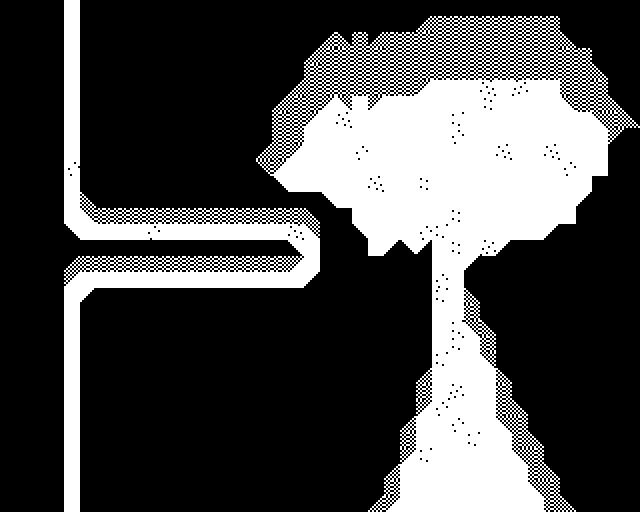

This game map was drawn from its Tiled (.tmx) file and the tilesets committed beside it. A one-line description and the full map source follow:
An orthogonal 40x32 tile map with 16x16 px tiles, 2 tile layers (background, blocked) and 3 objects (player, door, return).

<map version="1.0" tiledversion="1.1.5" orientation="orthogonal" renderorder="right-down" width="40" height="32" tilewidth="16" tileheight="16" infinite="0" nextobjectid="10">
 <tileset firstgid="1" name="map_tileset" tilewidth="16" tileheight="16" tilecount="180" columns="20">
  <image source="../images/tileset3s.png" width="320" height="144" />
 </tileset>
 <layer name="background" width="40" height="32">
  <properties>
   <property name="tileset" value="map_tileset" />
  </properties>
  <data encoding="csv">
1,1,1,1,1,1,1,1,1,1,1,1,1,1,1,1,1,1,1,1,1,1,1,1,1,1,1,1,1,1,1,1,1,1,1,1,1,1,1,1,
1,1,1,1,1,1,1,1,1,1,1,1,1,1,1,139,1,1,1,1,136,1,1,1,1,1,1,1,139,1,1,1,1,1,1,1,1,1,137,1,
1,1,1,1,1,1,1,1,1,139,1,1,1,1,1,1,1,1,1,1,1,1,1,1,1,1,137,1,1,1,1,1,1,1,1,1,1,1,1,1,
1,1,1,1,1,1,1,1,1,1,1,1,1,1,1,1,141,1,1,1,1,1,1,1,1,1,1,1,1,1,1,1,1,1,141,1,1,1,141,1,
1,1,1,1,1,1,1,1,1,1,1,1,1,1,1,1,1,1,1,1,1,1,1,1,1,1,1,1,1,1,1,1,1,1,1,1,1,1,1,1,
1,1,1,1,1,1,1,1,1,1,1,1,1,140,1,1,1,1,136,1,1,1,1,141,1,1,1,1,1,1,139,1,138,1,1,22,1,1,1,1,
1,1,1,1,1,1,138,1,1,1,1,137,1,1,1,1,1,1,1,1,1,140,1,1,1,1,1,1,1,1,140,1,1,1,1,9,1,1,137,1,
1,1,1,1,1,1,1,1,1,139,1,1,1,1,1,1,1,1,1,1,1,139,1,1,1,1,1,1,137,1,1,1,1,1,1,1,1,1,1,1,
1,1,1,1,1,1,1,1,1,1,1,1,1,1,1,1,1,1,1,140,1,1,1,1,1,1,1,1,136,1,1,1,1,1,1,1,1,1,1,1,
1,1,1,1,1,1,1,1,1,1,1,1,1,1,1,1,1,1,1,1,1,1,136,1,1,1,1,1,1,1,1,139,1,1,139,1,1,1,1,1,
1,1,1,1,136,1,1,1,137,1,1,1,1,1,138,1,1,1,1,1,1,1,1,1,1,1,1,1,1,1,1,1,1,1,1,136,1,1,1,1,
1,1,1,1,1,1,1,1,1,1,1,1,1,1,1,1,1,1,1,1,1,1,1,139,1,1,140,1,1,1,1,1,1,1,1,1,1,1,1,1,
1,1,1,1,1,1,1,139,1,1,1,1,1,1,1,1,1,1,136,1,1,1,1,1,1,1,1,1,1,1,1,1,1,1,1,1,1,1,1,1,
1,1,1,1,1,9,22,22,22,22,22,22,22,22,22,22,22,22,22,17,1,1,1,1,1,1,1,1,140,1,1,1,1,1,1,1,1,1,140,1,
1,1,1,1,1,1,1,1,1,136,1,1,1,1,1,1,1,1,139,9,1,1,1,1,1,1,136,137,1,1,1,1,1,1,1,1,141,1,136,1,
1,1,1,1,1,1,1,137,1,1,1,1,1,1,1,1,1,1,1,1,1,1,1,1,1,1,1,1,140,1,138,1,1,139,1,1,1,1,137,1,
1,1,1,1,16,22,22,22,22,22,22,22,22,22,22,22,22,22,4,1,1,1,1,1,1,1,1,1,1,1,1,1,1,1,1,1,139,141,138,1,
1,1,1,1,8,1,1,1,1,1,1,1,1,1,1,1,1,1,1,1,139,1,1,139,1,1,1,136,1,1,1,1,141,1,137,1,139,1,137,1,
1,1,1,1,1,15,1,1,1,1,139,1,1,1,1,1,138,1,1,1,1,1,1,1,1,1,1,137,1,1,1,1,1,1,1,1,138,1,136,1,
1,1,1,1,1,1,137,1,1,1,1,1,1,1,1,1,1,1,1,1,1,1,1,1,140,1,1,1,1,1,1,1,1,1,1,136,137,1,140,1,
1,1,1,1,1,1,1,1,1,1,1,1,1,1,1,1,1,1,136,1,1,1,1,1,1,1,140,1,137,1,1,1,1,1,1,1,1,1,1,1,
1,1,1,1,1,1,1,1,1,1,1,1,1,1,1,1,1,1,140,1,1,1,1,1,1,1,1,1,137,1,1,1,1,1,1,1,1,1,1,1,
1,1,1,1,1,1,1,138,1,1,1,1,1,1,1,1,1,1,1,1,1,1,1,1,1,1,1,137,1,1,1,1,1,1,1,1,1,1,1,1,
1,1,1,1,1,1,1,1,1,1,1,1,136,1,140,1,1,1,1,1,1,1,1,1,1,1,138,1,1,1,1,1,1,1,141,1,1,1,1,1,
1,1,1,1,1,1,1,1,1,1,1,1,1,1,1,1,139,1,1,1,1,136,1,1,139,1,1,1,138,1,1,1,140,1,1,1,139,1,1,1,
1,1,1,1,1,1,1,1,1,1,1,1,1,1,1,1,1,1,1,1,1,1,1,1,1,1,1,136,1,1,1,1,1,1,1,1,1,1,1,1,
1,1,1,1,1,1,139,1,1,1,1,1,1,1,1,1,1,1,1,1,1,1,1,1,1,1,1,1,136,1,1,1,1,1,1,1,1,1,1,1,
1,1,1,1,1,1,1,1,1,1,1,1,1,1,1,1,1,1,1,1,1,1,140,1,1,1,1,1,1,137,1,1,1,1,1,1,1,1,136,1,
1,1,1,1,1,1,1,1,139,1,137,1,1,1,139,1,1,1,1,1,1,1,1,1,1,1,137,1,1,1,1,1,1,1,138,1,1,1,1,1,
1,1,1,1,1,1,139,1,1,1,1,1,1,1,1,1,1,1,1,1,1,1,1,1,1,1,1,1,1,1,1,1,1,1,1,1,1,1,1,1,
1,1,1,1,1,1,1,1,138,1,1,1,136,1,1,1,1,1,1,139,1,138,1,1,1,1,1,1,1,1,1,1,1,1,1,1,1,1,1,1,
1,1,1,1,1,1,1,1,1,1,1,1,1,1,1,1,1,1,1,1,1,1,1,1,1,1,1,1,1,1,1,1,1,1,1,1,1,1,1,1
</data>
 </layer>
 <layer name="blocked" width="40" height="32">
  <properties>
   <property name="collision" type="bool" value="true" />
   <property name="tileset" value="map_tileset" />
  </properties>
  <data encoding="csv">
2,2,2,2,0,2,2,2,2,2,2,2,2,2,2,2,2,2,2,2,2,2,2,2,2,2,2,2,2,2,2,2,2,2,2,2,2,2,2,2,
2,2,2,2,0,2,2,2,2,2,2,2,2,2,2,2,2,2,2,2,2,2,2,2,2,2,16,22,22,22,22,22,22,22,22,2,2,2,2,2,
2,2,2,2,0,2,2,2,2,2,2,2,2,2,2,2,2,2,2,2,16,17,22,16,22,22,22,22,22,22,22,22,22,22,22,17,2,2,2,2,
2,2,2,2,0,2,2,2,2,2,2,2,2,2,2,2,2,2,2,16,22,22,22,22,22,22,22,22,22,22,22,22,22,22,22,22,22,2,2,2,
2,2,2,2,0,2,2,2,2,2,2,2,2,2,2,2,2,2,2,22,22,22,22,22,22,22,22,22,22,22,22,22,22,22,22,22,22,17,2,2,
2,2,2,2,0,2,2,2,2,2,2,2,2,2,2,2,2,2,16,22,22,22,22,22,22,22,8,0,0,0,0,0,0,0,0,22,22,22,2,2,
2,2,2,2,0,2,2,2,2,2,2,2,2,2,2,2,2,16,22,22,8,9,1,8,1,1,0,0,0,0,0,0,0,0,0,0,22,22,17,2,
2,2,2,2,0,2,2,2,2,2,2,2,2,2,2,2,2,22,22,8,0,0,0,0,0,0,0,0,0,0,0,0,0,0,0,0,0,5,22,17,
2,2,2,2,0,2,2,2,2,2,2,2,2,2,2,2,2,22,22,1,0,0,0,0,0,0,0,0,0,0,0,0,0,0,0,0,0,0,19,2,
2,2,2,2,0,2,2,2,2,2,2,2,2,2,2,2,16,22,8,0,0,0,0,0,0,0,0,0,0,0,0,0,0,0,0,0,0,0,2,2,
2,2,2,2,0,2,2,2,2,2,2,2,2,2,2,2,18,8,0,0,0,0,0,0,0,0,0,0,0,0,0,0,0,0,0,0,0,0,2,2,
2,2,2,2,0,2,2,2,2,2,2,2,2,2,2,2,2,14,0,0,0,0,0,0,0,0,0,0,0,0,0,0,0,0,0,0,0,2,2,2,
2,2,2,2,0,17,2,2,2,2,2,2,2,2,2,2,2,2,2,2,14,0,0,0,0,0,0,0,0,0,0,0,0,0,0,0,15,2,2,2,
2,2,2,2,0,0,0,0,0,0,0,0,0,0,0,0,0,0,0,0,2,2,0,0,0,0,0,0,0,0,0,0,0,0,0,0,2,2,2,2,
2,2,2,2,14,0,0,0,0,0,0,0,0,0,0,0,0,0,0,0,2,2,14,0,0,0,0,0,0,0,0,0,0,0,15,2,2,2,2,2,
2,2,2,2,2,2,2,2,2,2,2,2,2,2,2,2,2,2,145,0,2,2,2,0,15,14,15,0,0,0,0,15,2,2,2,2,2,2,2,2,
2,2,2,2,0,0,0,0,0,0,0,0,0,0,0,0,0,0,0,0,2,2,2,2,2,2,2,0,0,15,2,2,2,2,2,2,2,2,2,2,
2,2,2,2,0,0,0,0,0,0,0,0,0,0,0,0,0,0,0,15,2,2,2,2,2,2,2,0,0,2,2,2,2,2,2,2,2,2,2,2,
2,2,2,2,0,15,2,2,2,2,2,2,2,2,2,2,2,2,2,2,2,2,2,2,2,2,2,0,0,17,2,2,2,2,2,2,2,2,2,2,
2,2,2,2,0,2,2,2,2,2,2,2,2,2,2,2,2,2,2,2,2,2,2,2,2,2,2,0,0,22,2,2,2,2,2,2,2,2,2,2,
2,2,2,2,0,2,2,2,2,2,2,2,2,2,2,2,2,2,2,2,2,2,2,2,2,2,2,0,0,5,17,2,2,2,2,2,2,2,2,2,
2,2,2,2,0,2,2,2,2,2,2,2,2,2,2,2,2,2,2,2,2,2,2,2,2,2,2,0,0,0,22,2,2,2,2,2,2,2,2,2,
2,2,2,2,0,2,2,2,2,2,2,2,2,2,2,2,2,2,2,2,2,2,2,2,2,2,2,0,0,0,5,2,2,2,2,2,2,2,2,2,
2,2,2,2,0,2,2,2,2,2,2,2,2,2,2,2,2,2,2,2,2,2,2,2,2,2,16,0,0,0,0,17,2,2,2,2,2,2,2,2,
2,2,2,2,0,2,2,2,2,2,2,2,2,2,2,2,2,2,2,2,2,2,2,2,2,2,22,0,0,0,0,22,2,2,2,2,2,2,2,2,
2,2,2,2,0,2,2,2,2,2,2,2,2,2,2,2,2,2,2,2,2,2,2,2,2,2,4,0,0,0,0,22,17,2,2,2,2,2,2,2,
2,2,2,2,0,2,2,2,2,2,2,2,2,2,2,2,2,2,2,2,2,2,2,2,2,16,0,0,0,0,0,5,22,2,2,2,2,2,2,2,
2,2,2,2,0,2,2,2,2,2,2,2,2,2,2,2,2,2,2,2,2,2,2,2,2,22,0,0,0,0,0,0,22,17,2,2,2,2,2,2,
2,2,2,2,0,2,2,2,2,2,2,2,2,2,2,2,2,2,2,2,2,2,2,2,2,4,0,0,0,0,0,0,5,22,2,2,2,2,2,2,
2,2,2,2,0,2,2,2,2,2,2,2,2,2,2,2,2,2,2,2,2,2,2,2,16,0,0,0,0,0,0,0,0,22,17,2,2,2,2,2,
2,2,2,2,0,2,2,2,2,2,2,2,2,2,2,2,2,2,2,2,2,2,2,2,22,0,0,0,0,0,0,0,0,5,22,2,2,2,2,2,
2,2,2,2,0,2,2,2,2,2,2,2,2,2,2,2,2,2,2,2,2,2,2,16,4,0,0,0,0,0,0,0,0,0,22,17,2,2,2,2
</data>
 </layer>
 <objectgroup name="objects">
  <properties>
   <property name="tileset" value="map_tileset" />
  </properties>
  <object id="1" name="player" type="player" x="64" y="16" width="16" height="16">
   <properties>
    <property name="group" value="players" />
    <property name="texture" value="player_spritesheet" />
    <property name="walking_speed" value="200" />
   </properties>
  </object>
  <object id="2" name="door" type="door" x="64" y="512" width="16" height="8">
   <properties>
    <property name="group" value="doors" />
    <property name="next_level" value="screen8" />
   </properties>
  </object>
  <object id="9" name="return" type="return" x="64" y="-8" width="16" height="8">
   <properties>
    <property name="group" value="returns" />
    <property name="previous_level" value="screen6B" />
   </properties>
  </object>
 </objectgroup>
</map>